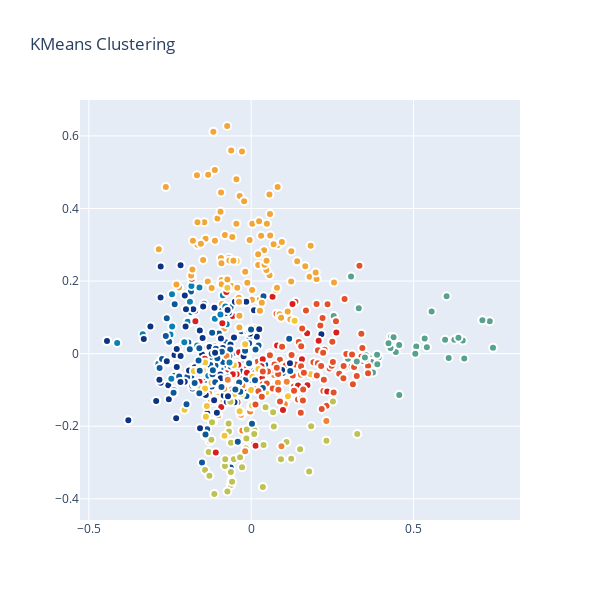

Notebook code cell kept with this figure:
### Code cell
#plotting k-means clustering

label_dict={'Cluster 0':"Mushroom",
            'Cluster 1':"Asian Vegetarian",
            'Cluster 2':"Italian",
            'Cluster 3':"Baked/Bread",
            'Cluster 4':"Fish,coconut",
            'Cluster 5':"Lamb",
            'Cluster 6':"Italian,Chicken",
            'Cluster 7':"Thai",
            'Cluster 8':"Breakfast/Oats",
            'Cluster 9':"Fish"}


trace_Kmeans = go.Scatter(x=X[:, 0], y= X[:, 1], mode="markers",
                    showlegend=True,
                    
                    text = df_recipes['title'],
                    hoverinfo = 'text',
                    #legendgrouptitle=label_dict,
                    marker=dict(
                            size=8,
                            color = clusters,
                            colorscale = 'Portland',
                            showscale=False, 
                            line = dict(
            width = 2,
            color = 'rgb(255, 255, 255)'
        )
                   ))
layout = dict(title = 'KMeans Clustering',
              hovermode= 'closest',
              yaxis = dict(zeroline = False),
              xaxis = dict(zeroline = False),
              #hoverlabel=label_dict,
              showlegend= False,
              width=600,
              height=600,
             )

data = [trace_Kmeans]
fig1 = dict(data=data, layout= layout)#,mapping=label_dict)
#fig1.add_trace(go.Scatter(label_dict))
# fig1.append_trace(contour_list)
py.iplot(fig1, filename="svm")
fig1 =px.scatter(x=range(10), y=range(10))
fig1.write_html("./kmeans_plot.html")

### Figure 1 — Plotly figure (JSON) as saved in the notebook; plotly's stock layout.template omitted (floating-point values rounded to 4 significant figures; data arrays with more than 128 entries replaced by an {"elided": "..."} marker saying what was removed)
{"data": [{"hoverinfo": "text", "marker": {"color": {"elided": "632 int values"}, "colorscale": [[0, "rgb(12,51,131)"], [0.25, "rgb(10,136,186)"], [0.5, "rgb(242,211,56)"], [0.75, "rgb(242,143,56)"], [1, "rgb(217,30,30)"]], "line": {"color": "rgb(255, 255, 255)", "width": 2}, "showscale": false, "size": 8}, "mode": "markers", "showlegend": true, "text": {"elided": "632 str values"}, "type": "scatter", "x": {"elided": "632 float values"}, "y": {"elided": "632 float values"}}], "layout": {"height": 600, "hovermode": "closest", "showlegend": false, "title": {"text": "KMeans Clustering"}, "width": 600, "xaxis": {"zeroline": false}, "yaxis": {"zeroline": false}}}
